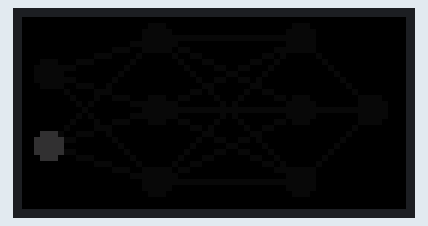
Simulated run of this sketch. Board: Arduino Uno, built with avr-gcc and run on an emulated ATmega328P. On the bench: 64×32 colour display. What the sketch prints to the serial monitor is not drawn.

Above: at 0.99 s.
At 2.41 s:
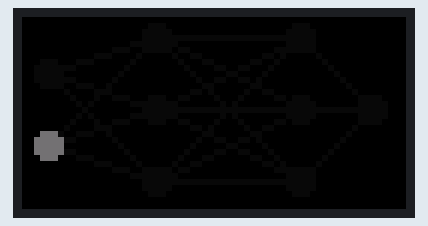
At 3.83 s:
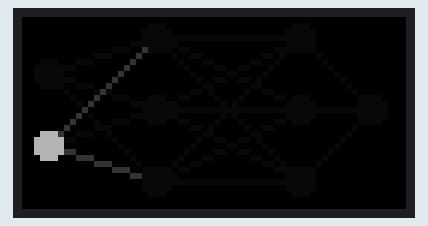
At 7.86 s:
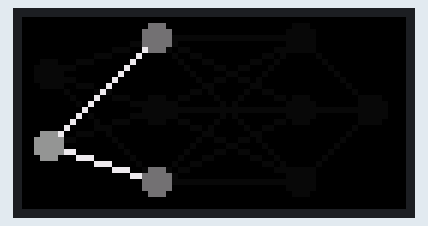
At 13.6 s:
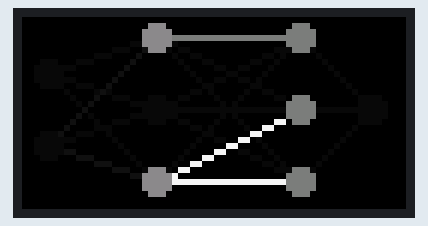
At 26.2 s:
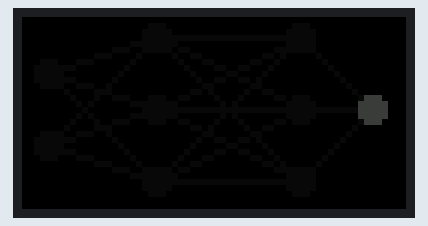

The sketch:

pulse_test.ino
```cpp
#include <Adafruit_Protomatter.h>
#include "pulsar.h"

uint8_t rgbPins[]  = {7, 8, 9, 10, 11, 12};
uint8_t addrPins[] = {17, 18, 19, 20};
uint8_t clockPin   = 14;
uint8_t latchPin   = 15;
uint8_t oePin      = 16;

uint8_t matrix_width = 64; // total width
uint8_t colour_depth = 5; // colour bit depth 1-6
uint8_t matrix_num = 1; // number of matrices
uint8_t row_addr_lines = 4; // matrix height inferred from this
bool double_buffer = true; // improve animation smoothness for extra ram

constexpr uint16_t hsv_red = 0;
constexpr uint16_t hsv_blue = 21840;
constexpr uint8_t center = 15;
constexpr uint8_t col0 = 4;
constexpr uint8_t col1 = 22;
constexpr uint8_t col2 = 46;
constexpr uint8_t col3 = 58;

constexpr uint8_t num_nodes = 9;
constexpr uint8_t num_links = 18;

Adafruit_Protomatter matrix{matrix_width, colour_depth, matrix_num, rgbPins,
                            row_addr_lines, addrPins, clockPin, latchPin,
                            oePin, double_buffer};

NodePulsar node_arr[num_nodes];
LinkPulsar link_arr[num_links];

void setup() {
    Serial.begin(9600); // transmit to serial port @ 9600 bits per second

    ProtomatterStatus status = matrix.begin();
    Serial.print("Protomatter begin() status: ");
    Serial.println((int)status);
    if(status != PROTOMATTER_OK)
        for(;;);

    node_arr[0] = NodePulsar{col0, center-6, 2};
    node_arr[1] = NodePulsar{col0, center+6, 2};

    node_arr[2] = NodePulsar{col1, center-12, 2};
    node_arr[3] = NodePulsar{col1, center, 2};
    node_arr[4] = NodePulsar{col1, center+12, 2};

    node_arr[5] = NodePulsar{col2, center-12, 2};
    node_arr[6] = NodePulsar{col2, center, 2};
    node_arr[7] = NodePulsar{col2, center+12, 2};

    node_arr[8] = NodePulsar{col3, center, 2};

    link_nodes(&node_arr[0], &node_arr[2], &link_arr[0]);
    link_nodes(&node_arr[0], &node_arr[3], &link_arr[1]);
    link_nodes(&node_arr[0], &node_arr[4], &link_arr[2]);

    link_nodes(&node_arr[1], &node_arr[2], &link_arr[3]);
    link_nodes(&node_arr[1], &node_arr[3], &link_arr[4]);
    link_nodes(&node_arr[1], &node_arr[4], &link_arr[5]);


    link_nodes(&node_arr[2], &node_arr[5], &link_arr[6]);
    link_nodes(&node_arr[2], &node_arr[6], &link_arr[7]);
    link_nodes(&node_arr[2], &node_arr[7], &link_arr[8]);

    link_nodes(&node_arr[3], &node_arr[5], &link_arr[9]);
    link_nodes(&node_arr[3], &node_arr[6], &link_arr[10]);
    link_nodes(&node_arr[3], &node_arr[7], &link_arr[11]);

    link_nodes(&node_arr[4], &node_arr[5], &link_arr[12]);
    link_nodes(&node_arr[4], &node_arr[6], &link_arr[13]);
    link_nodes(&node_arr[4], &node_arr[7], &link_arr[14]);

    link_nodes(&node_arr[5], &node_arr[8], &link_arr[15]);
    link_nodes(&node_arr[6], &node_arr[8], &link_arr[16]);
    link_nodes(&node_arr[7], &node_arr[8], &link_arr[17]);

    node_arr[0].set_max_brightness(9);
    node_arr[3].set_max_brightness(9);
    node_arr[5].set_max_brightness(255);

    link_arr[0].set_max_brightness(9);
    link_arr[1].set_max_brightness(9);
    link_arr[2].set_max_brightness(9);

    link_arr[4].set_max_brightness(9);

    link_arr[6].set_max_brightness(128);
    link_arr[7].set_max_brightness(9);
    link_arr[8].set_max_brightness(9);

    link_arr[9].set_max_brightness(9);
    link_arr[10].set_max_brightness(9);
    link_arr[11].set_max_brightness(9);
    link_arr[12].set_max_brightness(9);

    node_arr[0].init_pulse();
    node_arr[1].init_pulse();

}

void loop() {
    for (int i{0}; i<num_links; ++i)
    {
        link_arr[i].update();
        link_arr[i].draw();
    }
    for (int i{0}; i<num_nodes; ++i)
    {
        node_arr[i].update();
        node_arr[i].draw();
    }
    matrix.show();
    Serial.println(node_arr[2].get_brightness());

    static int i = 0;
    ++i;
    if (i == 1000)
    {
        node_arr[0].init_pulse();
        node_arr[1].init_pulse();
        i = 0;
    }

    // delay(100);
}
```

pulsar.h
```cpp
#include <array>

constexpr uint8_t MAX_LINKS = 3;
constexpr uint8_t MAX_BRIGHTNESS = 254;
constexpr uint8_t MIN_BRIGHTNESS = 9;

class Pulsar
{
public:
    Pulsar();
    void update();
    void init_pulse() { _is_pulsing = true;}
    void set_max_brightness(const uint8_t& max);
    const float& get_brightness() const { return _brightness; }
    const bool& is_pulsing() const { return _is_pulsing; }
protected:
    bool _is_pulsing;
    uint8_t _pulse_timer;
    uint8_t _pulse_length;
    uint8_t _pulse_step;
    uint8_t _relay_threshold;
    uint8_t _max_brightness;
    float _brightness;
    float _bright_step;
};


class LinkPulsar;

struct LinkPulsarArray
{
    LinkPulsar* arr[MAX_LINKS];
    uint8_t size = 0;
};

class NodePulsar : public Pulsar
{
public:
    NodePulsar(const uint8_t& x, const uint8_t& y, const uint8_t& rad);
    NodePulsar() :_x{0}, _y{0}, _radius{0} {}
    void update();
    void draw();
    void add_forwardlink(LinkPulsar* link);
    void add_backlink(LinkPulsar* link);
    const uint8_t& get_x() const { return _x; }
    const uint8_t& get_y() const { return _y; }
private:
    uint8_t _x;
    uint8_t _y;
    uint8_t _radius;
    LinkPulsarArray _f_links;
    LinkPulsarArray _b_links;
};


class LinkPulsar : public Pulsar
{
public:
    LinkPulsar(const uint8_t& x1, const uint8_t& y1,
                const uint8_t& x2, const uint8_t& y2,
                NodePulsar* forward_node, NodePulsar* backward_node);
    LinkPulsar() :_x1{0}, _y1{0}, _x2{0}, _y2{0},
                  _forward_node{nullptr}, _backward_node{nullptr} {}
    void update();
    void draw();
private:
    uint8_t _x1;
    uint8_t _y1;
    uint8_t _x2;
    uint8_t _y2;
    NodePulsar* _forward_node;
    NodePulsar* _backward_node;
};
```

pulsar.ino
```cpp
Pulsar::Pulsar()
    :_is_pulsing{false}, _pulse_timer{0}, _pulse_length{120}, _pulse_step{1},
    _relay_threshold{_pulse_length/2}, _brightness{MIN_BRIGHTNESS},
    _max_brightness{MAX_BRIGHTNESS},
    _bright_step{(_max_brightness - _brightness) / _pulse_length}
{}

void Pulsar::update()
{
    _pulse_timer += _pulse_step;
    _brightness += _bright_step; // sacrificing memory for performance.
    if (_pulse_timer == 0)
    {
        _is_pulsing = false;
        _pulse_step = -_pulse_step;
        _bright_step = -_bright_step;
    }
    if (_pulse_timer == _pulse_length)
    {
        _pulse_step = -_pulse_step;
        _bright_step = -_bright_step;
    }
}

void Pulsar::set_max_brightness(const uint8_t& new_max)
{
    if (_is_pulsing)
        Serial.println("ERROR: max brightness set during pulse.");
    _max_brightness = new_max;
    _bright_step = (_max_brightness - _brightness) / _pulse_length;
}


NodePulsar::NodePulsar(const uint8_t& x, const uint8_t& y,
                        const uint8_t& radius)
    :Pulsar{}, _x{x}, _y{y}, _radius{radius}
{}

void NodePulsar::draw()
{
    matrix.fillCircle(_x, _y, _radius, matrix.colorHSV(0, 0, _brightness));
}

void NodePulsar::update()
{
    if (_is_pulsing)
    {
        Pulsar::update();
        if (_pulse_timer == _relay_threshold && _pulse_step > 0)
            for (uint8_t i{0}; i<_f_links.size; ++i)
                _f_links.arr[i]->init_pulse();
    }
}

void NodePulsar::add_forwardlink(LinkPulsar* link)
{
    if (_f_links.size != MAX_LINKS)
        _f_links.arr[_f_links.size++] = link;
    else
        Serial.println("ERROR: max connections reached");
}

void NodePulsar::add_backlink(LinkPulsar* link)
{
    if (_b_links.size != MAX_LINKS)
        _b_links.arr[_b_links.size++] = link;
    else
        Serial.println("ERROR: max connections reached");
}


LinkPulsar::LinkPulsar(const uint8_t& x1, const uint8_t& y1,
                        const uint8_t& x2, const uint8_t& y2,
                        NodePulsar* forward_node, NodePulsar* backward_node)
    :Pulsar{}, _x1{x1}, _y1{y1}, _x2{x2}, _y2{y2}, _forward_node{forward_node},
    _backward_node{backward_node}
{}

void LinkPulsar::update()
{
    if (_is_pulsing)
    {
        Pulsar::update();
        if (_pulse_timer == _relay_threshold && _pulse_step > 0)
            _forward_node->init_pulse();
    }
}

void LinkPulsar::draw()
{
    matrix.drawLine(_x1, _y1, _x2, _y2, matrix.colorHSV(0, 0, _brightness));
}


void link_nodes(NodePulsar* node1, NodePulsar* node2, LinkPulsar* link)
{
    *link = LinkPulsar{node1->get_x(), node1->get_y(), node2->get_x(),
                        node2->get_y(), node2, node1};
    node1-> add_forwardlink(link);
    node2-> add_backlink(link);
}
```
